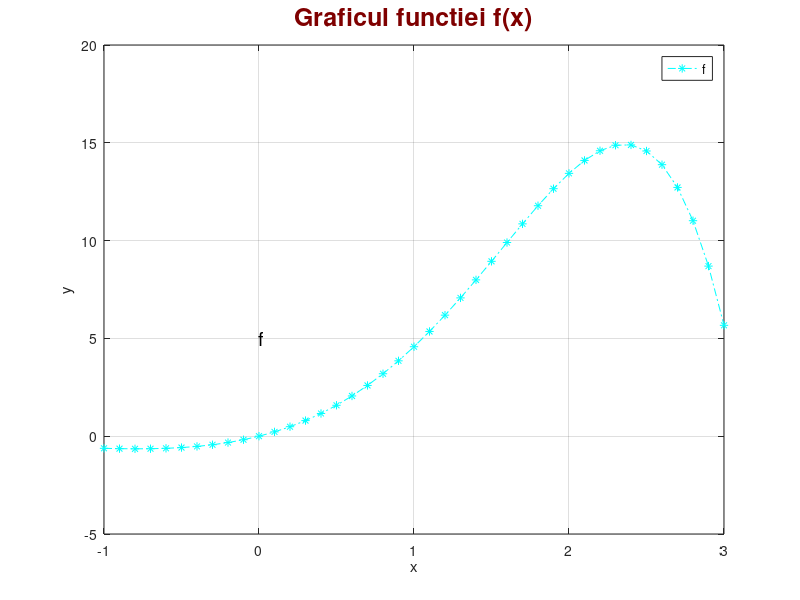
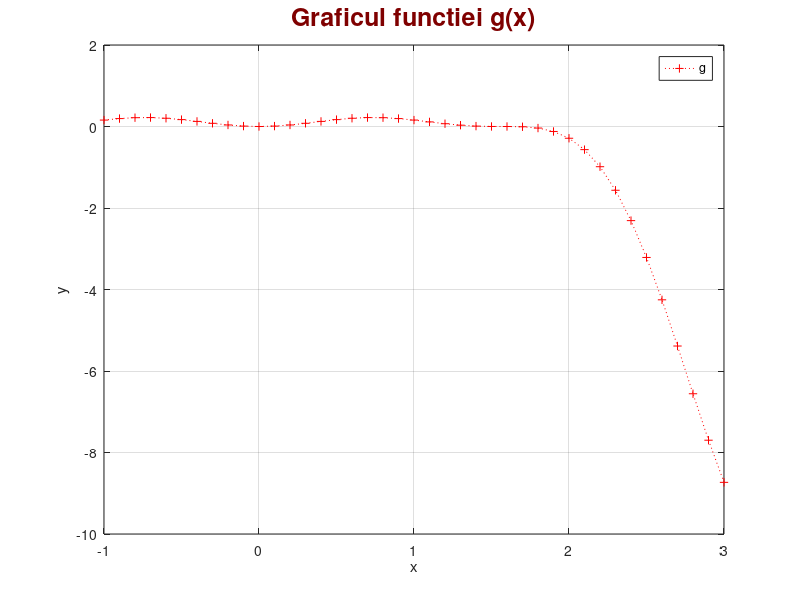

These figures' MATLAB source, in order:
%Lupascu Felicia
%FAF212
%Lucrare laborator nr2.
x=[-1:0.1:3];
f=2*exp(x).*sin(x);
g=(x.^2).*(cos(x)).^3;
%Exercitiul 2a 
%pentru f(x)
figure(1)
plot (x,f,'c-.*') 
xlabel('x');
ylabel('y');
legend('f'); 
text(0,5,'f','fontSize',14)
%selectam dimens. font si culoarea
title('Graficul functiei f(x)','fontSize',18,'Color',[.5 0 0]);
grid on;
%pentru g(x)
figure(2)
plot (x,g,'r:+')
xlabel('x');
ylabel('y');
legend('g');
title('Graficul functiei g(x)','fontSize',18,'Color',[.5 0 0]);
grid on;



